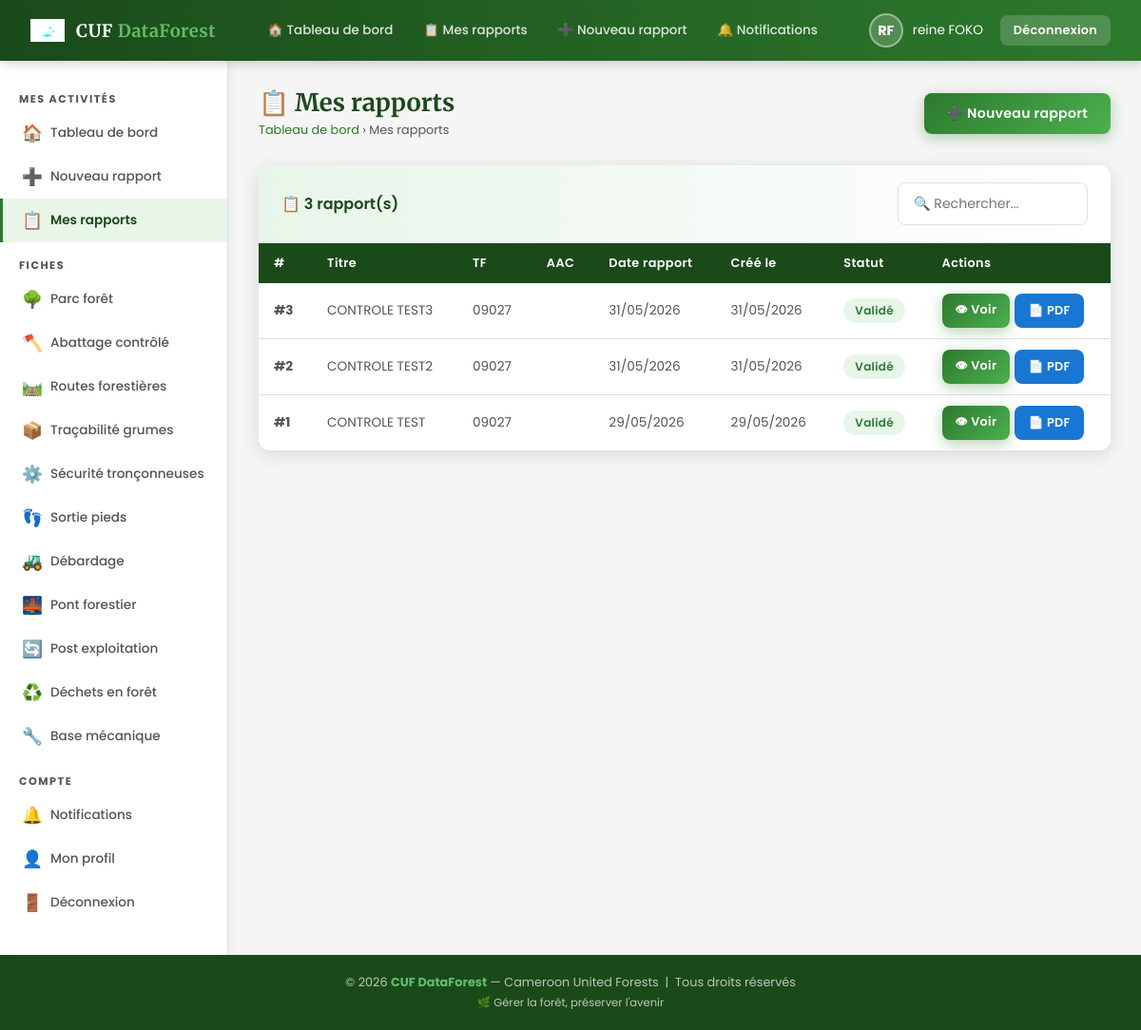
The app's page /pages/mes_rapports.php (signed in) with its own data.
### tables this page shows
CREATE TABLE `rapports` (
  `id` int(11) NOT NULL,
  `controleur_id` int(11) NOT NULL,
  `titre` varchar(200) DEFAULT NULL,
  `titre_forestier` varchar(100) DEFAULT NULL,
  `aac` varchar(50) DEFAULT NULL,
  `date_rapport` date NOT NULL,
  `statut` enum('brouillon','soumis','validé','rejeté') DEFAULT 'brouillon',
  `avis_global` text DEFAULT NULL,
  `note_globale` decimal(5,2) DEFAULT NULL,
  `date_soumission` datetime DEFAULT NULL,
  `date_validation` datetime DEFAULT NULL,
  `admin_id` int(11) DEFAULT NULL,
  `commentaire_admin` text DEFAULT NULL,
  `pdf_path` varchar(255) DEFAULT NULL,
  `date_creation` datetime DEFAULT current_timestamp()
);

### pages/mes_rapports.php (the view, shortened to what this page needs)
<?php
$db=getDB(); $uid=$_SESSION['user_id'];
$rapports=$db->query("SELECT * FROM rapports WHERE controleur_id=$uid ORDER BY date_creation DESC")->fetch_all(MYSQLI_ASSOC);
include '../includes/header.php';
?>
<div class="page-header">
    <div><h1 class="page-title">📋 Mes rapports</h1>
    <div class="breadcrumb"><a href="../dashboard_controleur.php">Tableau de bord</a> › Mes rapports</div></div>
    <a href="nouveau_rapport.php" class="btn btn-primary">➕ Nouveau rapport</a>
</div>
<div class="card fade-in">
    <div class="card-header"><span class="card-title">📋 <?=count($rapports)?> rapport(s)</span>
        <input type="text" id="table-search" class="form-control" style="width:200px;" placeholder="🔍 Rechercher..."/>
    </div>
    <div class="card-body" style="padding:0;">
    <div class="table-wrapper"><table>
        <thead><tr><th>#</th><th>Titre</th><th>TF</th><th>AAC</th><th>Date rapport</th><th>Créé le</th><th>Statut</th><th>Actions</th></tr></thead>
        <tbody>
        <?php foreach($rapports as $r):$b=['brouillon'=>'secondary','soumis'=>'warning','validé'=>'success','rejeté'=>'danger'];?>
        <tr>
            <td><strong>#<?=$r['id']?></strong></td>
            <td><?=htmlspecialchars($r['titre']??'Rapport #'.$r['id'])?></td>
            <td><?=htmlspecialchars($r['titre_forestier']??'-')?></td>
            <td><?=htmlspecialchars($r['aac']??'-')?></td>
            <td><?=date('d/m/Y',strtotime($r['date_rapport']))?></td>
            <td><?=date('d/m/Y',strtotime($r['date_creation']))?></td>
            <td><span class="badge badge-<?=$b[$r['statut']]??'secondary'?>"><?=ucfirst($r['statut'])?></span></td>
            <td style="display:flex;gap:5px;flex-wrap:wrap;">
                <a href="rapport_detail.php?id=<?=$r['id']?>" class="btn btn-sm btn-primary">👁 Voir</a>
                <a href="generer_pdf.php?id=<?=$r['id']?>" class="btn btn-sm btn-info" target="_blank">📄 PDF</a>
            </td>
        </tr>
        <?php endforeach;?>
        </tbody>
    </table></div>
    </div>
</div>
<?php include '../includes/footer.php';?>

### css/style.css (style rules this page uses)
:root { --vert-fonce: #1a4a1a; --vert-moyen: #2d7a2d; --vert-clair: #4caf50; --vert-pale: #e8f5e9; --vert-accent: #66bb6a; --blanc: #ffffff; --gris-clair: #f5f5f5; --gris-moyen: #e0e0e0; --gris-texte: #555555; --noir-doux: #1c1c1c; --orange-alerte:#ff9800; --rouge: #e53935; --bleu-info: #1976d2; --ombre: 0 4px 20px rgba(0,0,0,0.12); --ombre-forte: 0 8px 32px rgba(0,0,0,0.18); --radius: 12px; --radius-sm: 8px; --transition: all 0.3s ease; }
* { margin: 0; padding: 0; box-sizing: border-box; }
body { font-family: 'Poppins', sans-serif; background: var(--gris-clair); color: var(--noir-doux); min-height: 100vh; }
.form-control { width: 100%; padding: 11px 16px; border: 1.5px solid var(--gris-moyen); border-radius: var(--radius-sm); font-family: 'Poppins', sans-serif; font-size: 0.88rem; color: var(--noir-doux); background: white; transition: var(--transition); outline: none; }
.btn { padding: 11px 24px; border: none; border-radius: var(--radius-sm); font-family: 'Poppins', sans-serif; font-size: 0.88rem; font-weight: 600; cursor: pointer; transition: var(--transition); display: inline-flex; align-items: center; gap: 8px; text-decoration: none; letter-spacing: 0.3px; }
.btn-primary { background: linear-gradient(135deg, var(--vert-moyen), var(--vert-clair)); color: white; box-shadow: 0 4px 15px rgba(45,122,45,0.35); }
.btn-info { background: var(--bleu-info); color: white; }
.btn-sm { padding: 7px 14px; font-size: 0.8rem; }
.page-header { margin-bottom: 28px; display: flex; align-items: center; justify-content: space-between; flex-wrap: wrap; gap: 12px; }
.page-title { font-family: 'Merriweather', serif; font-size: 1.6rem; color: var(--vert-fonce); display: flex; align-items: center; gap: 10px; }
.breadcrumb { font-size: 0.8rem; color: var(--gris-texte); margin-top: 4px; }
.breadcrumb a { color: var(--vert-moyen); text-decoration: none; }
.card { background: white; border-radius: var(--radius); box-shadow: var(--ombre); overflow: hidden; margin-bottom: 24px; }
.card-header { padding: 18px 24px; border-bottom: 1px solid var(--gris-moyen); display: flex; align-items: center; justify-content: space-between; background: linear-gradient(90deg, var(--vert-pale), white); }
.card-title { font-size: 1rem; font-weight: 600; color: var(--vert-fonce); display: flex; align-items: center; gap: 8px; }
.card-body { padding: 24px; }
.table-wrapper { overflow-x: auto; }
table { width: 100%; border-collapse: collapse; font-size: 0.85rem; }
thead th { background: var(--vert-fonce); color: white; padding: 12px 16px; text-align: left; font-weight: 600; font-size: 0.8rem; letter-spacing: 0.4px; white-space: nowrap; }
thead th:first-child { border-radius: 0; }
tbody tr { border-bottom: 1px solid var(--gris-moyen); transition: var(--transition); }
tbody tr:last-child { border-bottom: none; }
td { padding: 11px 16px; color: var(--gris-texte); vertical-align: middle; }
.badge { display: inline-block; padding: 4px 12px; border-radius: 20px; font-size: 0.75rem; font-weight: 600; letter-spacing: 0.3px; }
.badge-success { background: #e8f5e9; color: #2e7d32; }
.fade-in { animation: fadeIn 0.4s ease forwards; }

### records on screen
rapports: id "3", titre "CONTROLE TEST3", titre_forestier "09027", date_rapport "31/05/2026", date_creation "31/05/2026", statut "Validé"
rapports: id "2", titre "CONTROLE TEST2", titre_forestier "09027", date_rapport "31/05/2026", date_creation "31/05/2026", statut "Validé"
rapports: id "1", titre "CONTROLE TEST", titre_forestier "09027", date_rapport "29/05/2026", date_creation "29/05/2026", statut "Validé"

### other values on screen
$initiales "RF"
count($rapports) "3"
